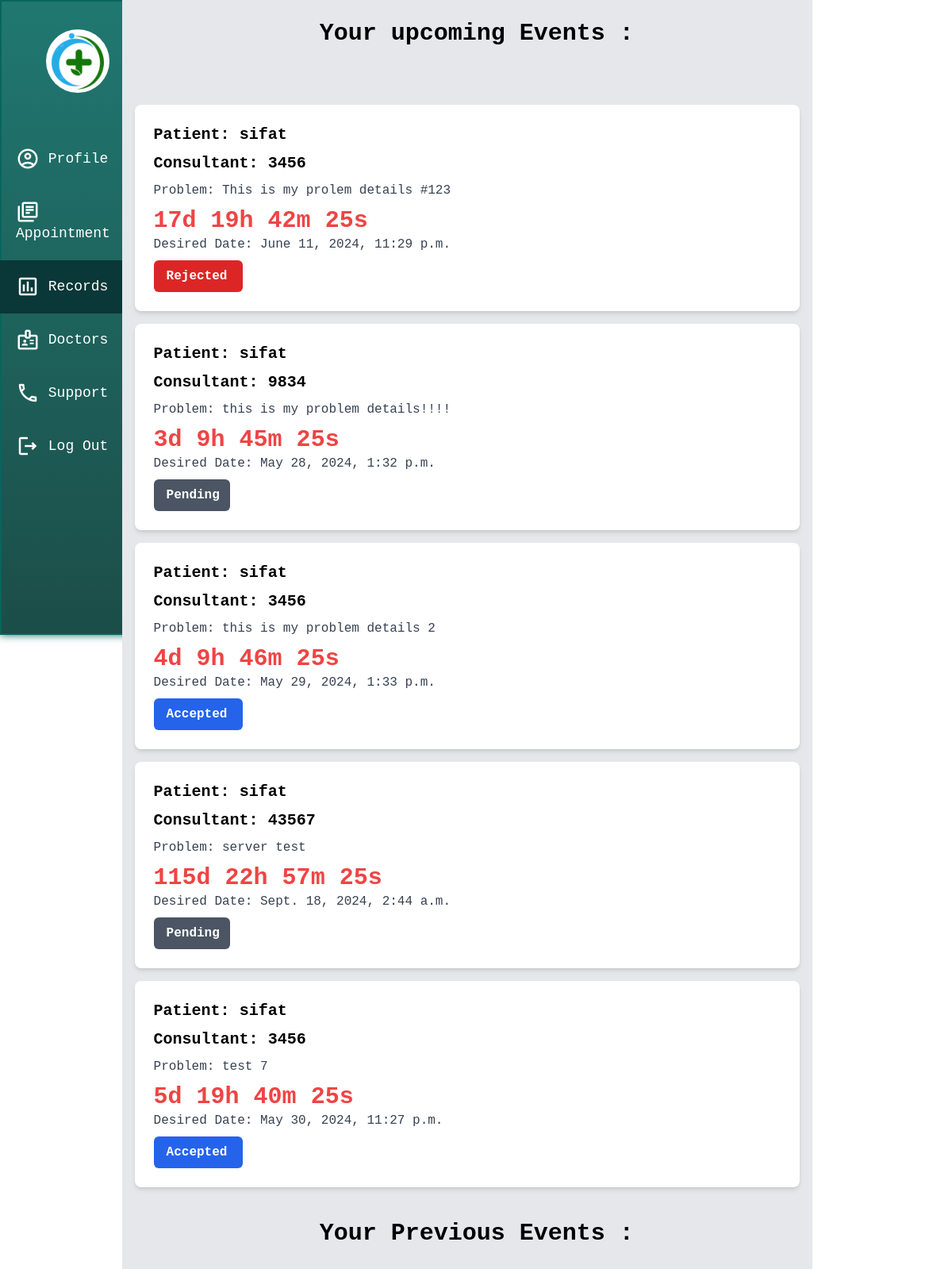
Screenshot of /pdash/precords/ (signed in) with the database file from the repository.
### appointment/models.py (models this page shows, shortened)
class Appnt_info(models.Model):
    username = models.CharField(max_length=100 , default="Empty")
    serialno = models.CharField(max_length=100 , default="Empty")
    problemInfo = models.CharField(max_length=1000 , default="Empty")
    desireDate = models.DateTimeField(default=timezone.now)
    STATUS_CHOICES = [
        ('pending', 'Pending'),
        ('accepted', 'Accepted'),
        ('rejected', 'Rejected'),
    ]
    status = models.CharField(max_length=10, choices=STATUS_CHOICES, default='pending')

### dashboard_p/views.py (the view)
# urls.py: path('precords/' , views.precords , name='precords'),
def precords(request):
    if request.session.get('loggedIn'):
        current_time = timezone.now()
        upcoming = Appnt_info.objects.filter(desireDate__gt=current_time , username=request.session['username'])
        previous = Appnt_info.objects.filter(desireDate__lt=current_time , username=request.session['username'])
        return render(request , 'patient/records.html' , {'upcoming' : upcoming , 'previous' : previous})
    else:
        return redirect('pdash')

### templates/patient/records.html (shortened to what this page needs)
{% extends "patient/base_d.html" %}
{% load static %}
{% block content %}
<form method="POST" >
    <div class=" container">
        <div id="pcards" class=" w-full h-full flex flex-col justify-around">
            <div class=" flex justify-around mb-14" id="next-1">
            <h1 class="text-3xl font-mono font-semibold  mt-6 ml-6 text-center">Your upcoming Events : </h1>
            </div>
        <div class="appointment-requests">
            {% for post in upcoming %}
                <div class="bg-white shadow-md rounded-lg p-6 m-4">
                    <h2 class="text-xl font-mono font-semibold mb-2">Patient: {{ post.username }}</h2>
                    <h2 class="text-xl font-mono font-semibold mb-2">Consultant: {{ post.serialno }}</h2>
                    <p class="text-gray-700 font-mono mb-2">Problem: {{ post.problemInfo }}</p>
                    <p id="timer-{{ post.id }}" class="text-lg text-3xl text-red-500 font-bold font-mono"></p>
                    <p class="text-gray-700 font-mono mb-2">Desired Date: {{ post.desireDate }}</p>
                    {% if post.status == "pending" %}
                        <div class="bg-gray-600 w-24    font-mono text-white font-bold py-2 px-4 rounded-md mr-2" name="action" value="accept" type="submit">Pending</div>
                    {%elif post.status == "accepted"%}
                        <div class="bg-blue-600 w-28  font-mono text-white font-bold py-2 px-4 rounded-md mr-2" name="action" value="accept" type="submit">Accepted</div>
                    {%elif post.status == "rejected"%}
                        <div class="bg-red-600 w-28 font-mono text-white font-bold py-2 px-4 rounded-md" name="action" value="reject" type="submit"> Rejected</div>
                    {% endif %}
            </div>
            {% endfor %}
        </div>
        <div class=" flex justify-around mb-14" id="next-1">
            <h1 class="text-3xl font-mono font-semibold  mt-6 ml-6 text-center">Your Previous Events : </h1>
            </div>
    </div>
</form>
{% endblock %}

### static/style.css (style rules this page uses)
.container { display: flex; flex-direction: row; justify-content: space-between; }

### rows the page displays
Appnt_info: username "sifat", serialno "3456", problemInfo "This is my prolem details #123", desireDate "June 11, 2024, 11:29 p.m.", status "Rejected"
Appnt_info: username "sifat", serialno "9834", problemInfo "this is my problem details!!!!", desireDate "May 28, 2024, 1:32 p.m.", status "Pending"
Appnt_info: username "sifat", serialno "3456", problemInfo "this is my problem details 2", desireDate "May 29, 2024, 1:33 p.m.", status "Accepted"
Appnt_info: username "sifat", serialno "43567", problemInfo "server test", desireDate "Sept. 18, 2024, 2:44 a.m.", status "Pending"
Appnt_info: username "sifat", serialno "3456", problemInfo "test 7", desireDate "May 30, 2024, 11:27 p.m.", status "Accepted"
